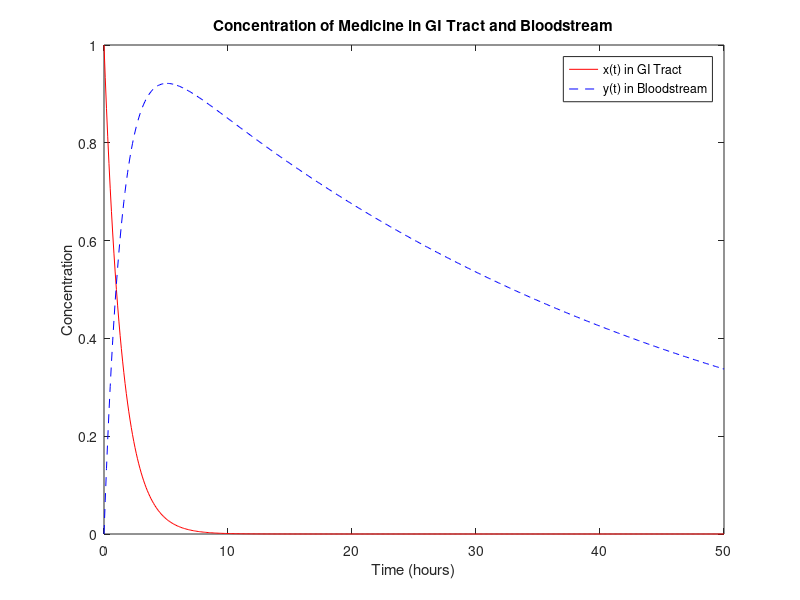

MATLAB code to generate this figure:
% Define parameters
k1 = 0.6931;
k2 = 0.0231;
x0 = 1;

% Define time range
t = 0:0.1:50;  % Time in hours, with a step of 0.1 hour

% Solve the differential equations using Euler's method
x = x0 * exp(-k1*t);
y = zeros(size(t));
for i = 2:length(t)
    y(i) = y(i-1) + (k1*x(i-1) - k2*y(i-1)) * (t(i) - t(i-1));
end

% Find peak value and time of y(t)
[peak_y, peak_time_index] = max(y);
peak_time = t(peak_time_index);

% Plot the results
plot(t, x, 'r', t, y, 'b--');
xlabel('Time (hours)');
ylabel('Concentration');
title('Concentration of Medicine in GI Tract and Bloodstream');
legend('x(t) in GI Tract', 'y(t) in Bloodstream');


% Display peak information
fprintf('Peak value of y(t): %.4f\n', peak_y);
fprintf('Time of peak y(t): %.2f hours\n', peak_time);
